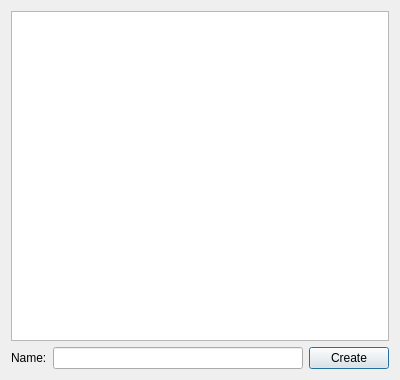
<?xml version="1.0" encoding="UTF-8"?>
<ui version="4.0">
 <class>NewItemDialog</class>
 <widget class="QDialog" name="NewItemDialog">
  <property name="geometry">
   <rect>
    <x>0</x>
    <y>0</y>
    <width>400</width>
    <height>380</height>
   </rect>
  </property>
  <property name="windowTitle">
   <string>New</string>
  </property>
  <layout class="QGridLayout" name="gridLayout">
   <item row="1" column="0">
    <widget class="QLabel" name="nameLable">
     <property name="text">
      <string>Name:</string>
     </property>
    </widget>
   </item>
   <item row="1" column="1">
    <widget class="QLineEdit" name="itemNameEdit"/>
   </item>
   <item row="1" column="2">
    <widget class="QPushButton" name="createButton">
     <property name="text">
      <string>Create</string>
     </property>
    </widget>
   </item>
   <item row="0" column="0" colspan="3">
    <widget class="QListWidget" name="itemsListWidget"/>
   </item>
  </layout>
 </widget>
 <resources/>
 <connections/>
</ui>
